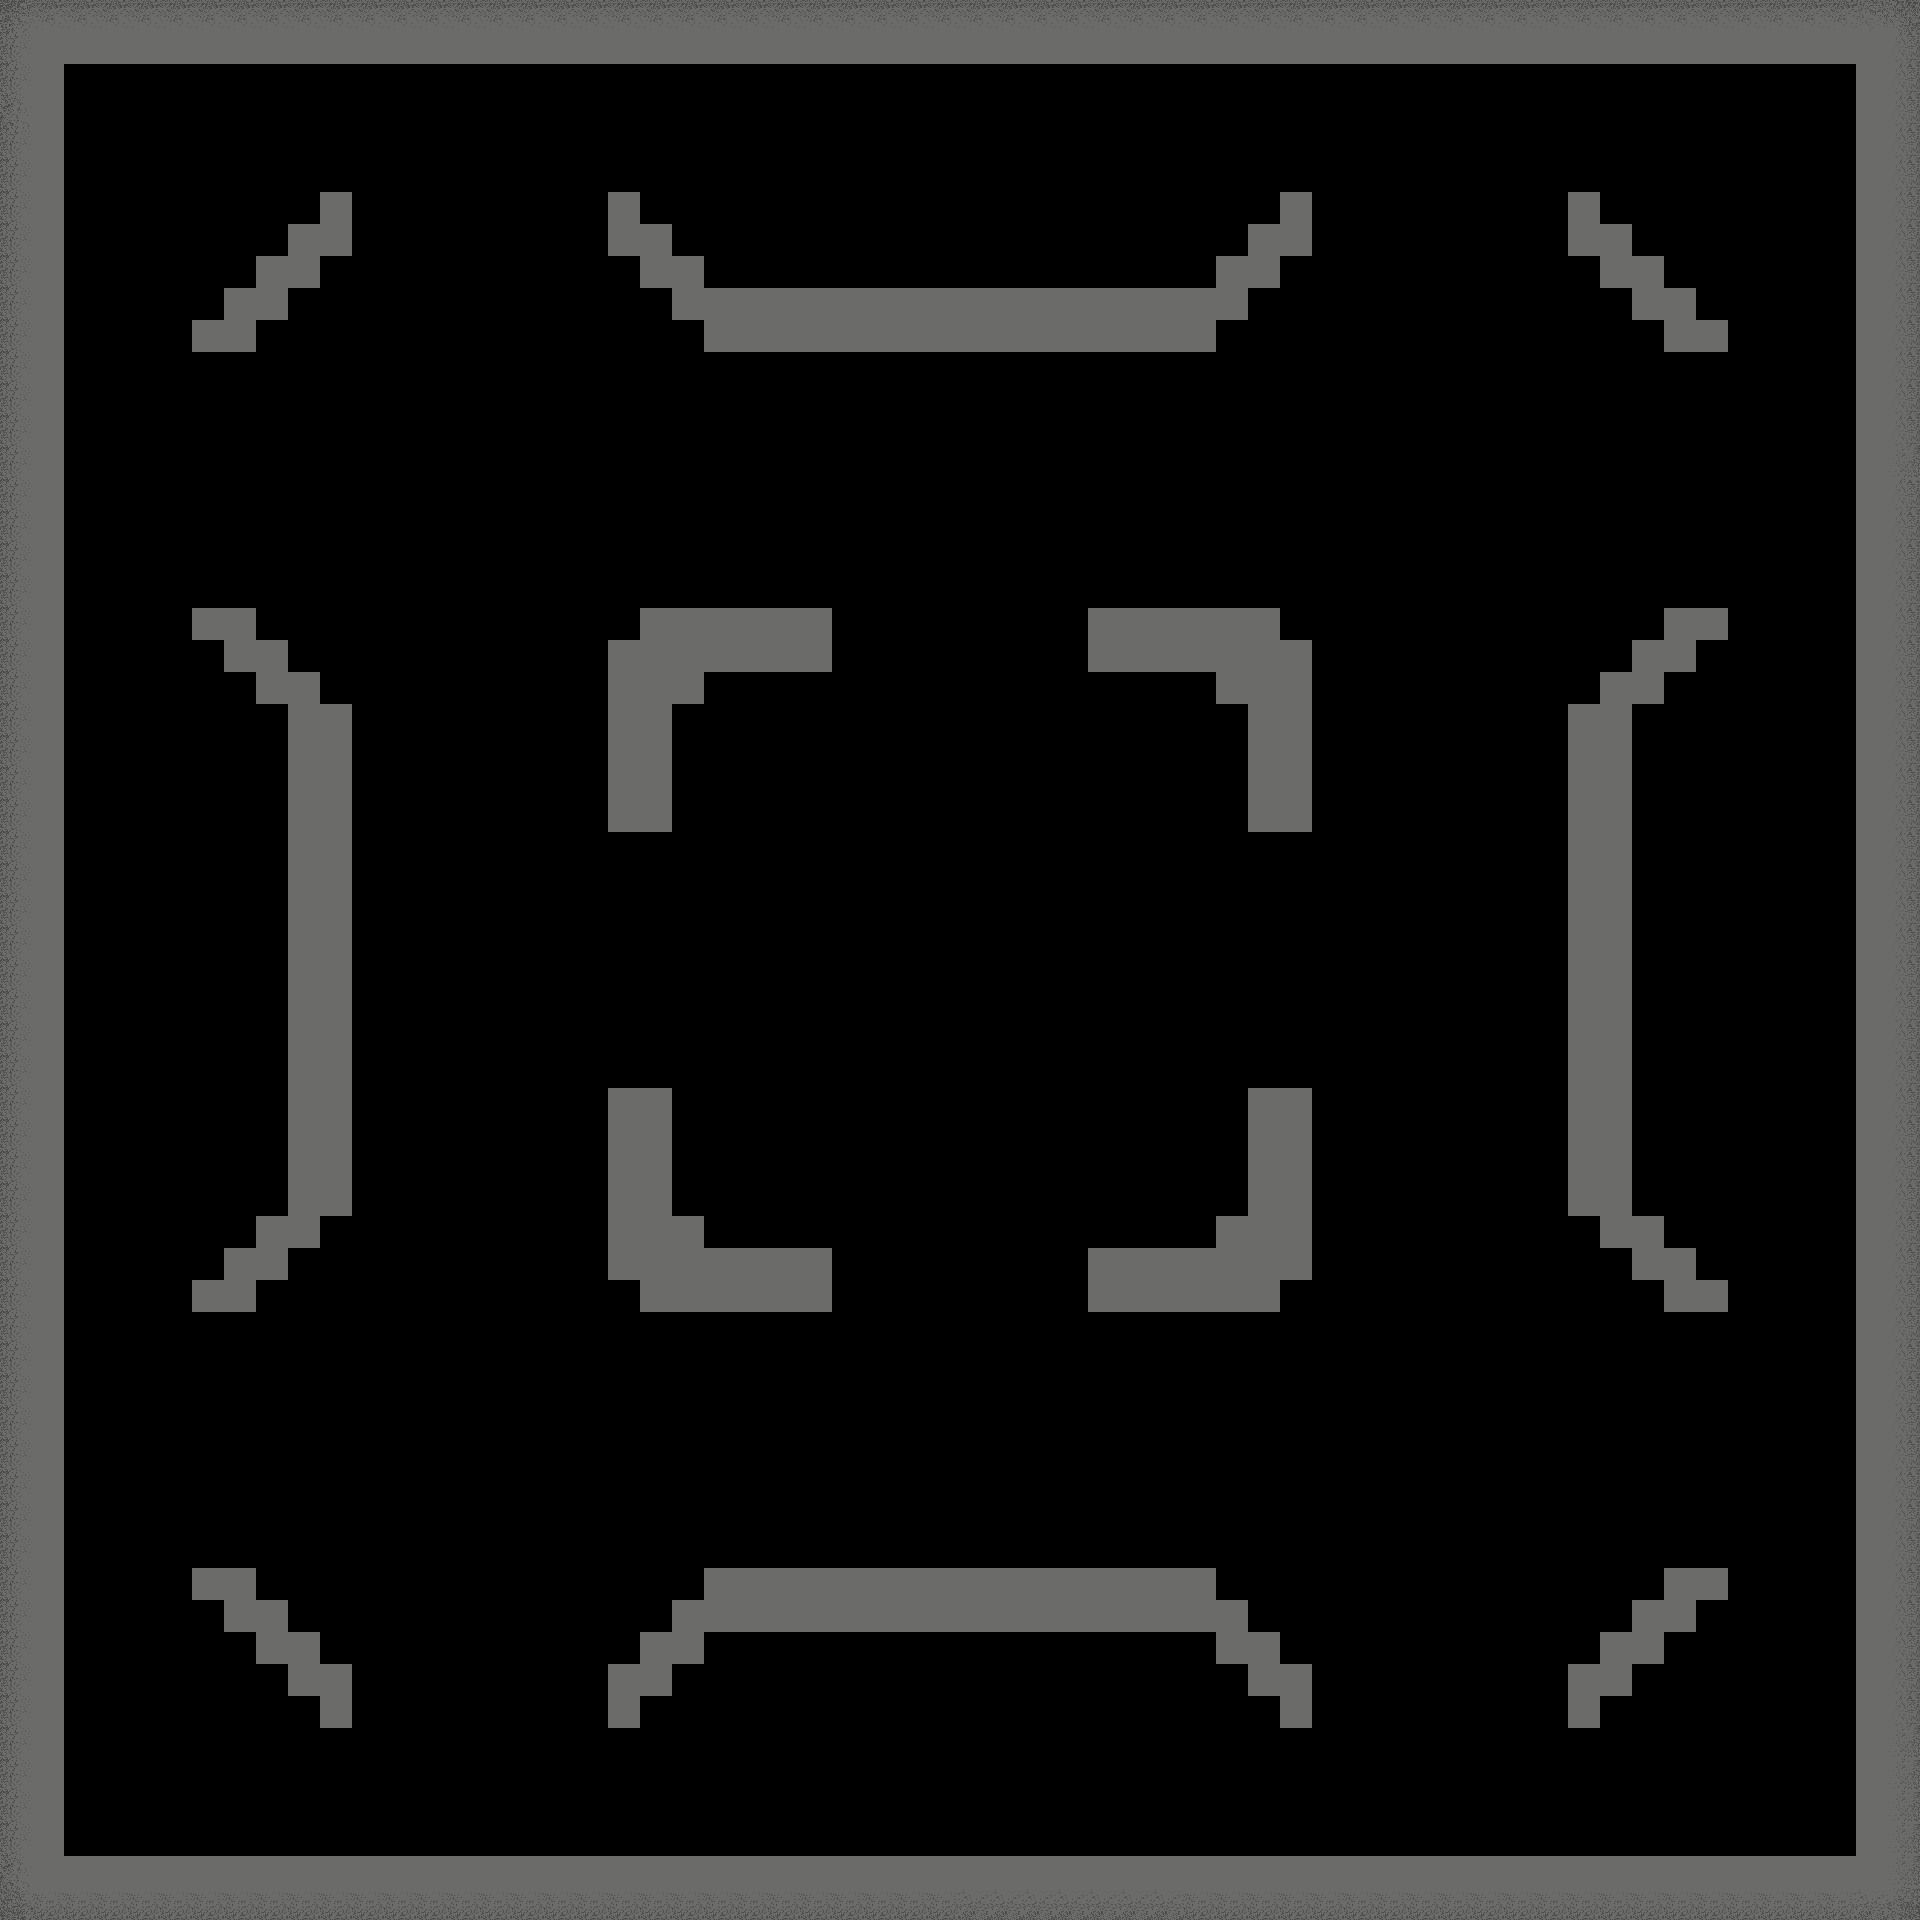

Below is a game level as drawn by its tile map, then a one-line description and the .tmx that defines it (tile-layer data replaced by summaries):
An orthogonal 60x60 tile map with 32x32 px tiles, 1 tile layer (walls).

<map version="1.10" tiledversion="1.11.2" orientation="orthogonal" renderorder="right-down" width="60" height="60" tilewidth="32" tileheight="32" infinite="0" nextlayerid="2" nextobjectid="1">
 <tileset firstgid="1" source="assets/KPK_tiles_1.tsx" />
 <layer id="1" name="walls" width="60" height="60">
  <data>[3600 cells, 772 non-empty, 16 distinct tile ids]</data>
 </layer>
</map>